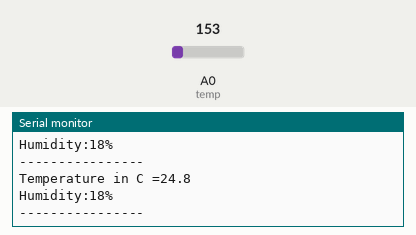
Bench run of a sketch on a simulated Arduino Uno, built with avr-gcc and run on an emulated ATmega328P. Parts: the last lines printed to the serial monitor. Inputs (shaded band) come from the test bench; at power-on: A0 (temp) = 153.

Above: at 1.2 s.
1.3 s: A0 (temp) set to 165
At 2.6 s:
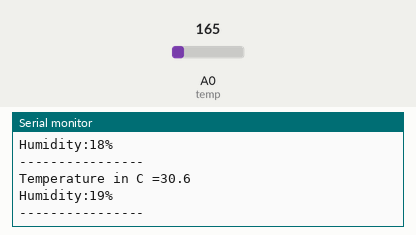
2.8 s: A0 (temp) set to 175
At 3.8 s:
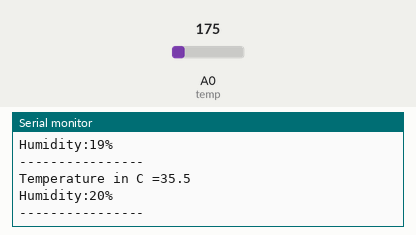
Timing chart, 0 to 5.8 s (numbered marks = the images above; inputs shaded):
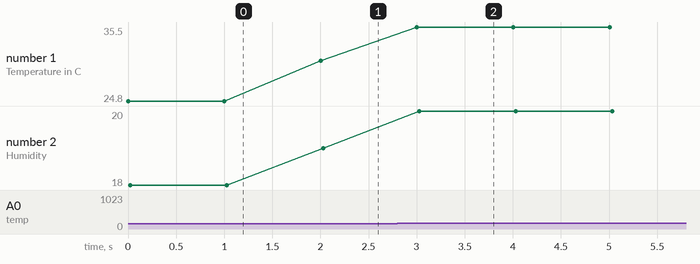

Measured:
- after the input at 1.3 s, the serial monitor: prints a new line after 0.70 s (image 1)
- after the input at 2.8 s, the serial monitor: prints a new line after 0.20 s (image 2)
- plotted number 1: 24.8 → 30.6 after the input at 1.3 s, 30.6 → 35.5 after the input at 2.8 s
- plotted number 2: 18 → 19 after the input at 1.3 s, 19 → 20 after the input at 2.8 s

The sketch:

shiny_densor_kieran1.ino
```cpp
#define temp A0

void setup() {
  pinMode(temp, INPUT);
  Serial.begin(9600);
}
void loop(){
  int RawValue = analogRead(temp);

  float Volatage = (RawValue/ 1023.0) * 5000; //to get millis
  float tempC = (Volatage-500) * 0.1;  // 500 is the offset
  Serial.print("Temperature in C =");
  Serial.println(tempC,1);

  int humidity = analogRead(temp);
  Serial.print("Humidity:");
  Serial.print(map(humidity, 0, 1023, 10, 70));
  Serial.println("%");

  Serial.println("----------------");
  delay(1000);
}
```
